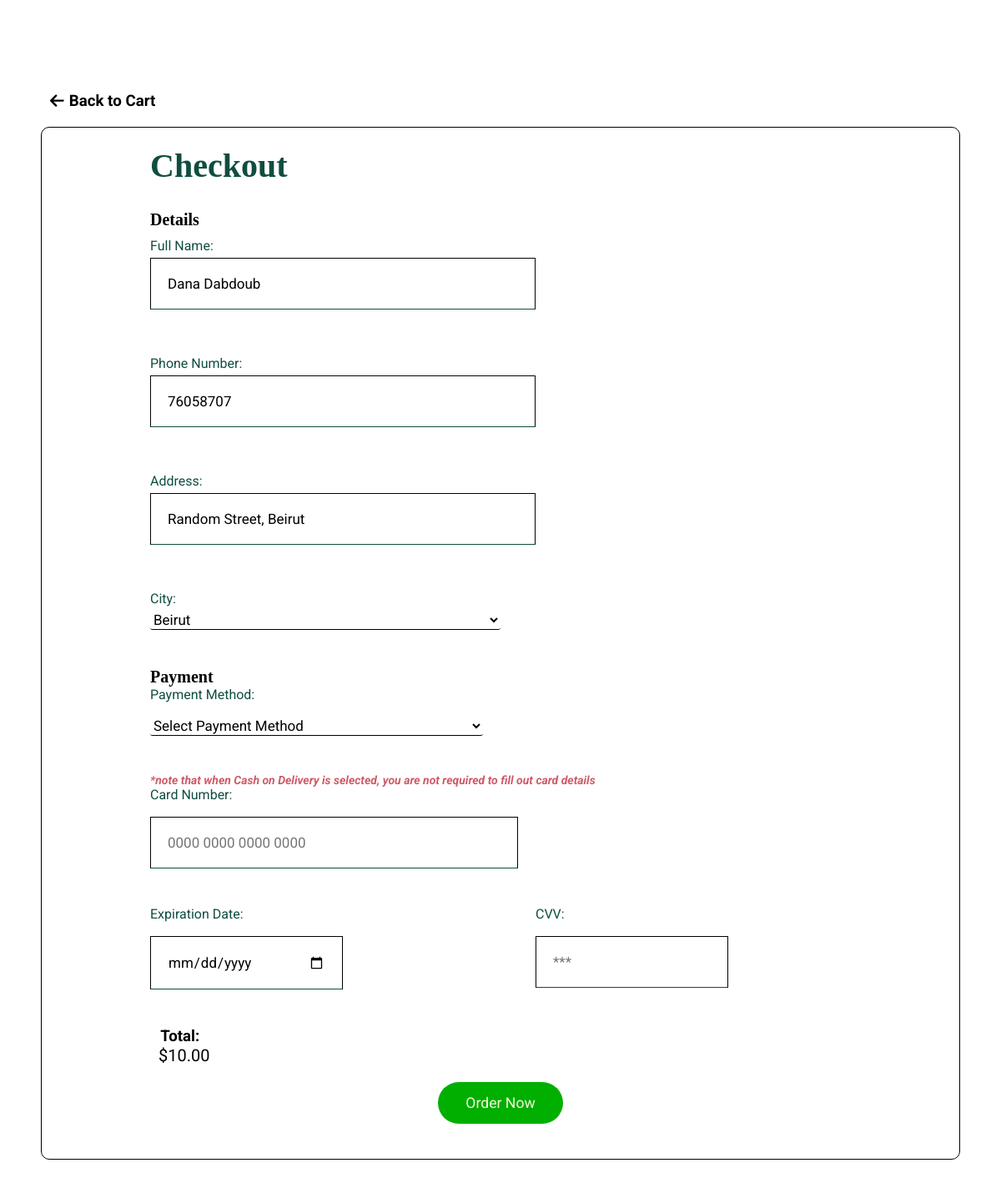
The app's page /Checkout/checkout.php (signed in) with its own data.
### tables this page shows
CREATE TABLE `account` (
  `AccountNum` int(11) NOT NULL,
  `Email` varchar(320) NOT NULL,
  `Phone` varchar(30) NOT NULL,
  `Birthday` date NOT NULL,
  `FirstName` varchar(100) NOT NULL,
  `LastName` varchar(100) NOT NULL,
  `Password` varchar(20) NOT NULL,
  `Address` text NOT NULL,
  `City` varchar(20) NOT NULL,
  `IsAdmin` tinyint(1) NOT NULL
);

### Checkout/account-info.php (called while the page is built, shortened)
<?php
require_once('../Cart/add_to_cart.php');
 $account = isset($_SESSION['id']) ? ($_SESSION['id']) : (3);
 $accInfo=findAccountInfo();
 $fname=$accInfo[0];
 $lname=$accInfo[1];
 $Add=$accInfo[2];
 $phone=$accInfo[3];
 $total=calcTotal($account);
 function findAccountInfo()
 {
     global $account;
     global $conn;
     if ($account != 3) {
         $query = "SELECT * FROM account WHERE AccountNum = ?";
         $stmt = $conn->prepare($query);
         $stmt->bind_param("i", $account);
         $stmt->execute();
         $result = $stmt->get_result();
         $accInfo = mysqli_fetch_array($result);
         return [$accInfo['FirstName'], $accInfo['LastName'], $accInfo['Address'],$accInfo['Phone'],$accInfo['City']];
     }
     return ['', '', '','','' ];
 }
?>

### Cart/add_to_cart.php (called while the page is built, shortened)
<?php
include('../config.php');
function calcTotal($account)
{
    global $conn;
    $stmt = $conn->prepare("SELECT menuitem.Price, cart.Quantity FROM cart INNER JOIN menuitem ON menuitem.ItemNum = cart.ItemNum WHERE cart.AccountNum = ?");
    $stmt->bind_param("i", $account);
    if (!$stmt->execute()) {
        error_log("Error calculating total: " . $conn->error);
        return "Error";
    }
    $result = $stmt->get_result();
    $total = 0;
    while ($row = $result->fetch_assoc()) {
        $total += doubleval($row['Price']) * intval($row['Quantity']);
    }
    return $total;
}

### Checkout/checkout.php (the view, shortened to what this page needs)
<!DOCTYPE html>
<html lang="en">
<head>
    <link rel="stylesheet" href="../style.css">
    <link rel="stylesheet" href="checkout-style.css">
    <link href="https://fonts.cdnfonts.com/css/tw-cen-mt-std" rel="stylesheet">
</head>
<body class="transition-fade">
    <?php
    require("../sign-forms.php");
    include "account-info.php";
    ?>
    <main>
        <a id="back-div" href="../Cart/cart.php">
            <h3 id="back-to-cart">Back to Cart</h2>
        </a>
        <form class="checkout-content" id="formOrder">
            <div class="main-content">
                <div class="checkout-section sub-section">
                    <h2 class="section-title">Checkout</h2>
                    <div class="location-delivery">
                        <h4>Details</h4>
                        <div class="formC location-element">
                            <label for="">Full Name:</label>
                            <input type="text" name="fullname" id="fullname" placeholder="John Doe" class="required" value="<?php echo $fname . " " . $lname; ?>">
                        </div>
                        <div class="formC location-element">
                            <label for="">Phone Number:</label>
                            <input type="tel" name="Phone" id="phone" placeholder="eg. +961 76 000 000" class="required" value="<?php echo $phone; ?>">
                        </div>
                        <div class="formC location-element address">
                            <label for="">Address:</label>
                            <input type="text" name="Address" id="address" placeholder="Street address, building, floor, etc" class="required" value="<?php echo $Add; ?>">
                        </div>
                        <div class="formC location-element">
                            <label for="city">City:</label>
                            <select name="city" id="city" class="required">
                                <option value="Beirut">Beirut</option>
                            </select>
                        </div>
                    </div>
                </div>
                <div class="checkout-section sub-section">
                    <div class="payment-info">
                        <h4>Payment</h4>
                        <div class="formC payment-element">
                            <label for="payment-lbl">Payment Method:</label>
                            <select name="payment-method" id="payment-method">
                                <option value="">Select Payment Method</option>
                            </select>
                            <p>*note that when Cash on Delivery is selected, you are not required to fill out card
                                details</p>
                        </div>
                        <div class="formC payment-element c">
                            <label for="payment-lbl">Card Number:</label>
                            <input type="text" name="cart_number" id="cn" class="required cvv" pattern="[0-9]*" placeholder="0000 0000 0000 0000" maxlength="16">
                        </div>
                        <div class="final-payment-elements c">
                            <div class="formC payment-element">
                                <label for="payment-lbl" class="">Expiration Date:</label>
                                <input type="date" id="ed" name="expiration" class="required expiration" placeholder="dd/mm/yyyy">
                            </div>
                            <div class="formC payment-element">
                                <label for="payment-lbl">CVV:</label>
                                <input type="text" name="cvv" id="cvv" class="payment-lbl" placeholder="***" pattern="[0-9]*" minlength="1" maxlength="3">
                            </div>
                        </div>
                        <div class="total-div">
                            <h3 class="total-title">Total:</h3>
                            <p class="total-price">
                                <?php
                                echo "$" . strval(number_format($total, 2, '.', ""));
                                ?>
                            </p>
                        </div>
                    </div>
                </div>
                <?php
                echo '<input name="order" id="order" type="submit" value="Order Now" onclick="clearInputs()" data-account="' . $account . '">';
                ?>
            </div>
        </form>
    </main>
</body>
</html>

### style.css (style rules this page uses)
* { margin: 0; padding: 0; font-family: 'Roboto', sans-serif; }
html { scroll-behavior: smooth; }
body { background-color: beige; overflow-x: hidden; }
body { display: flex; flex-direction: column; min-height: 100vh; margin: 0; }
a, button { color: black; }
.transition-fade { animation: openPage 550ms linear 1 forwards; }

### Checkout/checkout-style.css (style rules this page uses)
* { margin: 0; padding: 0; }
body { background-color: beige; margin: 0; background:white; display: flex; justify-content: center; }
main { font-family: Roboto; }
main h4 { font-weight: 200px; font-family: 'tw cen mt std'; }
#back-div { margin: 10% 0% 0% 0.5%; display: flex; align-items: center; cursor: pointer; text-decoration: none; color: black; align-self: flex-start; margin-left: 10px; }
#back-div h3 { padding-left: 6px; }
main { display: flex; flex-direction: column; align-items: center; justify-content: center; margin-left: 50px; margin-right: 50px; margin-bottom: 50px; }
.checkout-section { margin: 0px 25px; }
input { border: none; border-bottom: 1px solid black; padding-left: 5px; border-radius: 2px; }
input, select { background-color: transparent; }
input:valid { border-bottom: 1px solid #104d40; }
label { margin-bottom: 7px; }
select { border: none; border-bottom: 1px solid black; border-radius: 3px; }
option, select, button { color: black; }
.checkout-content { display: flex; flex-direction: row; flex-wrap: wrap-reverse; width: 100%; margin-top: 20px; border-radius: 10px; border: 1px solid black; align-items: center; justify-content: center; }
.main-content { display: flex; flex-wrap: wrap; flex-direction: row; align-items: center; justify-content: center; width: 80vw; padding: 2%; border-radius: 6px; }
.sub-section { width: 44%; height: 100%; min-height: 50vh; }
.section-title { font-size: 40px; margin-bottom: 30px; }
.location-delivery h4, .payment-info h4 { font-size: 20px; }
.payment-info { display: flex; flex-direction: column; justify-content: space-evenly; flex-wrap: wrap; height: 100%; width: 100%; }
.payment-element p { font-size: 14px; font-style: italic; font-weight: bold; color: #ce5b68; }
.payment-element, .location-element { display: flex; width: 95%; flex-direction: column; }
.location-element input { margin-top: 1%; margin-bottom: 2%; }
.payment-info input, .payment-info select, .location-delivery input, .location-delivery select { font-size: 17px; margin-top: 10px; margin-bottom: 20px; width: 100%; }
.payment-lbl { margin-bottom: -5px; margin-top: 15px; }
.location-element label { margin-right: 3%; margin-bottom: -5px; margin-top: 10px; }
.location-delivery input { width: 80%; }
.payment-name, .final-payment-elements { display: flex; width: 100%; justify-content: space-between; flex-direction: row; }
.final-payment-elements .payment-element { width: 45%; }
#order { margin: 20px 0px; width: 150px; height: 50px; border-radius: 30px; border: none; background-color: #00af00; color: beige; font-size: 1.1em; padding: 5px ; }
.section-title { color: #104d40; font-family: 'tw cen mt std'; }
.main-content label { color: #104d40; }
.total-div { display: flex; align-items: center; }
.total-price { margin-left: 10px; font-size: 20px; }
div { display:flex; align-items: start; flex-direction:column; justify-content:space-evenly; }
.location-delivery { width:100%; }
.location-element { width:100%; }
@media screen and (max-width: 1250px) { .checkout-section { min-width: 70vw; } }
.payment-info input, .payment-info select, .location-delivery input, .location-delivery select { font-size: 17px; margin-top: 10px; margin-bottom: 20px; width: 50%; display: block; height: 50%; }
input { height:50px; width:100%; border:1px solid black; border-radius:0px; padding: 20px; }

### Checkout/checkout.php (style rules this page uses)
h2 { text-align: center; font-weight: bold; }

### records on screen
account: fullname "Dana Dabdoub", Phone "76058707", Address "Random Street, Beirut"

### other values on screen
$total "10.00"
